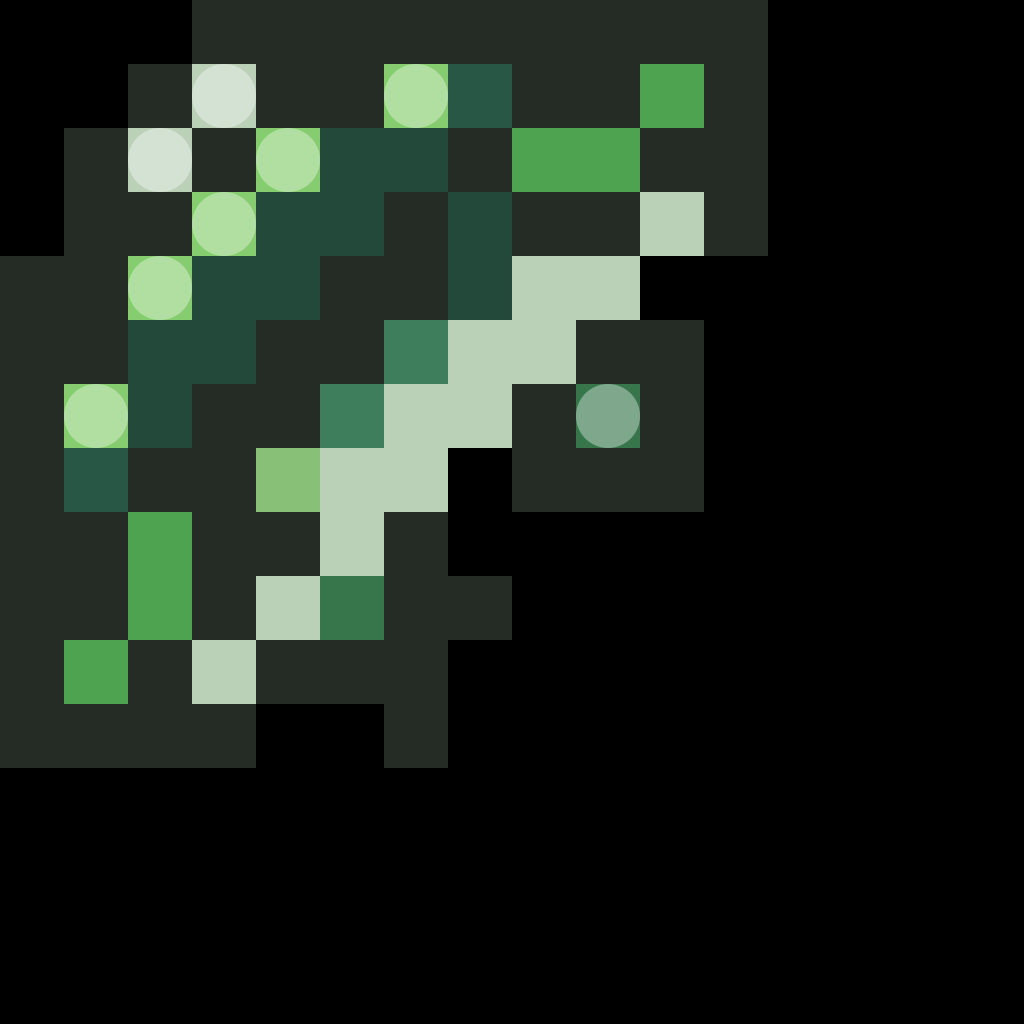

A level layout from a 2D game, rendered from its tile map. Below: a short description, then the map file with tile-grid data replaced by summaries:
An orthogonal 16x16 tile map with 64x64 px tiles, 15 tile layers (Dagger, Sword, Long Sword, _ADDONLongSword, ...), 1 hidden layer not drawn, 2 tilesets.

<map version="1.8" tiledversion="1.8.1" orientation="orthogonal" renderorder="right-down" width="16" height="16" tilewidth="64" tileheight="64" infinite="0" nextlayerid="117" nextobjectid="1">
 <editorsettings>
  <export target="../../../www/data/gameboy/gameboy1.json" format="json" />
 </editorsettings>
 <properties>
  <property name="coverID" type="int" value="2" />
  <property name="iconURL" value="sss" />
  <property name="sectionName" value="Weapons 1" />
 </properties>
 <tileset firstgid="1" source="../tilesets/spadersTileset.tsx" />
 <tileset firstgid="65" source="../tilesets/gb.tsx" />
 <layer id="115" name="Copy of Dagger" width="16" height="16" visible="0">
  <properties>
   <property name="autoPlaceBlockers" type="int" value="0" />
   <property name="i" type="int" value="9" />
   <property name="j" type="int" value="15" />
   <property name="padding-bottom" type="int" value="1" />
   <property name="padding-left" type="int" value="1" />
   <property name="padding-right" type="int" value="1" />
   <property name="padding-top" type="int" value="1" />
   <property name="scale" type="int" value="2" />
   <property name="startI" type="int" value="0" />
   <property name="startJ" type="int" value="0" />
   <property name="tier" type="int" value="0" />
  </properties>
  <data>[256 cells, 37 non-empty, 3 distinct tile ids]</data>
 </layer>
 <layer id="71" name="Dagger" width="16" height="16">
  <properties>
   <property name="autoPlaceBlockers" type="int" value="2" />
   <property name="i" type="int" value="9" />
   <property name="j" type="int" value="10" />
   <property name="padding-bottom" type="int" value="2" />
   <property name="padding-left" type="int" value="0" />
   <property name="padding-right" type="int" value="0" />
   <property name="padding-top" type="int" value="1" />
   <property name="scale" type="int" value="2" />
   <property name="startI" type="int" value="0" />
   <property name="startJ" type="int" value="0" />
   <property name="tier" type="int" value="0" />
  </properties>
  <data>[256 cells, 39 non-empty, 5 distinct tile ids]</data>
 </layer>
 <layer id="72" name="Sword" width="16" height="16">
  <properties>
   <property name="autoPlaceBlockers" type="int" value="2" />
   <property name="i" type="int" value="11" />
   <property name="j" type="int" value="12" />
   <property name="padding-bottom" type="int" value="2" />
   <property name="padding-left" type="int" value="0" />
   <property name="padding-right" type="int" value="0" />
   <property name="padding-top" type="int" value="0" />
   <property name="scale" type="int" value="2" />
   <property name="startI" type="int" value="0" />
   <property name="startJ" type="int" value="0" />
   <property name="tier" type="int" value="0" />
  </properties>
  <data>[256 cells, 51 non-empty, 4 distinct tile ids]</data>
 </layer>
 <layer id="89" name="Long Sword" width="16" height="16">
  <properties>
   <property name="autoPlaceBlockers" type="int" value="2" />
   <property name="i" type="int" value="12" />
   <property name="j" type="int" value="13" />
   <property name="padding-bottom" type="int" value="2" />
   <property name="padding-left" type="int" value="0" />
   <property name="padding-right" type="int" value="0" />
   <property name="padding-top" type="int" value="0" />
   <property name="scale" type="int" value="2" />
   <property name="startI" type="int" value="0" />
   <property name="startJ" type="int" value="0" />
   <property name="tier" type="int" value="0" />
  </properties>
  <data>[256 cells, 62 non-empty, 6 distinct tile ids]</data>
 </layer>
 <layer id="110" name="_ADDONLongSword" width="16" height="16">
  <properties>
   <property name="autoPlaceBlockers" type="int" value="2" />
   <property name="i" type="int" value="11" />
   <property name="j" type="int" value="11" />
   <property name="padding-bottom" type="int" value="2" />
   <property name="padding-left" type="int" value="0" />
   <property name="padding-right" type="int" value="0" />
   <property name="padding-top" type="int" value="0" />
   <property name="scale" type="int" value="2" />
   <property name="startI" type="int" value="0" />
   <property name="startJ" type="int" value="0" />
   <property name="tier" type="int" value="0" />
  </properties>
  <data>[256 cells, 13 non-empty, 1 distinct tile ids]</data>
 </layer>
 <layer id="90" name="Dark Sword" width="16" height="16">
  <properties>
   <property name="autoPlaceBlockers" type="int" value="2" />
   <property name="i" type="int" value="12" />
   <property name="j" type="int" value="13" />
   <property name="padding-bottom" type="int" value="2" />
   <property name="padding-left" type="int" value="0" />
   <property name="padding-right" type="int" value="0" />
   <property name="padding-top" type="int" value="0" />
   <property name="scale" type="int" value="2" />
   <property name="startI" type="int" value="0" />
   <property name="startJ" type="int" value="0" />
   <property name="tier" type="int" value="0" />
  </properties>
  <data>[256 cells, 58 non-empty, 4 distinct tile ids]</data>
 </layer>
 <layer id="93" name="_ADDONDarkSword" width="16" height="16">
  <properties>
   <property name="autoPlaceBlockers" type="int" value="2" />
   <property name="i" type="int" value="11" />
   <property name="j" type="int" value="11" />
   <property name="padding-bottom" type="int" value="2" />
   <property name="padding-left" type="int" value="0" />
   <property name="padding-right" type="int" value="0" />
   <property name="padding-top" type="int" value="0" />
   <property name="scale" type="int" value="2" />
   <property name="startI" type="int" value="0" />
   <property name="startJ" type="int" value="0" />
   <property name="tier" type="int" value="0" />
  </properties>
  <data>[256 cells, 5 non-empty, 1 distinct tile ids]</data>
 </layer>
 <layer id="96" name="Holy Sword" width="16" height="16">
  <properties>
   <property name="autoPlaceBlockers" type="int" value="2" />
   <property name="i" type="int" value="11" />
   <property name="j" type="int" value="12" />
   <property name="padding-bottom" type="int" value="2" />
   <property name="padding-left" type="int" value="0" />
   <property name="padding-right" type="int" value="0" />
   <property name="padding-top" type="int" value="0" />
   <property name="scale" type="int" value="2" />
   <property name="startI" type="int" value="0" />
   <property name="startJ" type="int" value="0" />
   <property name="tier" type="int" value="0" />
  </properties>
  <data>[256 cells, 49 non-empty, 3 distinct tile ids]</data>
 </layer>
 <layer id="109" name="_ADDONHolySword" width="16" height="16">
  <properties>
   <property name="autoPlaceBlockers" type="int" value="2" />
   <property name="i" type="int" value="11" />
   <property name="j" type="int" value="11" />
   <property name="padding-bottom" type="int" value="2" />
   <property name="padding-left" type="int" value="0" />
   <property name="padding-right" type="int" value="0" />
   <property name="padding-top" type="int" value="0" />
   <property name="scale" type="int" value="2" />
   <property name="startI" type="int" value="0" />
   <property name="startJ" type="int" value="0" />
   <property name="tier" type="int" value="0" />
  </properties>
  <data>[256 cells, 6 non-empty, 1 distinct tile ids]</data>
 </layer>
 <layer id="73" name="Axe" width="16" height="16">
  <properties>
   <property name="autoPlaceBlockers" type="int" value="2" />
   <property name="i" type="int" value="9" />
   <property name="j" type="int" value="11" />
   <property name="padding-bottom" type="int" value="2" />
   <property name="padding-left" type="int" value="0" />
   <property name="padding-right" type="int" value="0" />
   <property name="padding-top" type="int" value="0" />
   <property name="startI" type="int" value="0" />
   <property name="startJ" type="int" value="0" />
   <property name="tier" type="int" value="0" />
  </properties>
  <data>[256 cells, 40 non-empty, 6 distinct tile ids]</data>
 </layer>
 <layer id="95" name="Large Axe" width="16" height="16">
  <properties>
   <property name="autoPlaceBlockers" type="int" value="2" />
   <property name="i" type="int" value="11" />
   <property name="j" type="int" value="13" />
   <property name="padding-bottom" type="int" value="2" />
   <property name="padding-left" type="int" value="0" />
   <property name="padding-right" type="int" value="0" />
   <property name="padding-top" type="int" value="0" />
   <property name="scale" type="int" value="2" />
   <property name="startI" type="int" value="0" />
   <property name="startJ" type="int" value="0" />
   <property name="tier" type="int" value="0" />
  </properties>
  <data>[256 cells, 73 non-empty, 7 distinct tile ids]</data>
 </layer>
 <layer id="108" name="_ADDONLargeAxe" width="16" height="16">
  <properties>
   <property name="autoPlaceBlockers" type="int" value="2" />
   <property name="i" type="int" value="11" />
   <property name="j" type="int" value="11" />
   <property name="padding-bottom" type="int" value="2" />
   <property name="padding-left" type="int" value="0" />
   <property name="padding-right" type="int" value="0" />
   <property name="padding-top" type="int" value="0" />
   <property name="scale" type="int" value="2" />
   <property name="startI" type="int" value="0" />
   <property name="startJ" type="int" value="0" />
   <property name="tier" type="int" value="0" />
  </properties>
  <data>[256 cells, 7 non-empty, 1 distinct tile ids]</data>
 </layer>
 <layer id="76" name="Short Bow" width="16" height="16">
  <properties>
   <property name="autoPlaceBlockers" type="int" value="2" />
   <property name="i" type="int" value="11" />
   <property name="j" type="int" value="11" />
   <property name="padding-bottom" type="int" value="2" />
   <property name="padding-left" type="int" value="0" />
   <property name="padding-right" type="int" value="0" />
   <property name="padding-top" type="int" value="0" />
   <property name="scale" type="int" value="2" />
   <property name="startI" type="int" value="0" />
   <property name="startJ" type="int" value="0" />
   <property name="tier" type="int" value="0" />
  </properties>
  <data>[256 cells, 44 non-empty, 4 distinct tile ids]</data>
 </layer>
 <layer id="77" name="Long Bow" width="16" height="16">
  <properties>
   <property name="autoPlaceBlockers" type="int" value="2" />
   <property name="i" type="int" value="12" />
   <property name="j" type="int" value="13" />
   <property name="padding-bottom" type="int" value="2" />
   <property name="padding-left" type="int" value="0" />
   <property name="padding-right" type="int" value="0" />
   <property name="padding-top" type="int" value="0" />
   <property name="scale" type="int" value="2" />
   <property name="startI" type="int" value="0" />
   <property name="startJ" type="int" value="0" />
   <property name="tier" type="int" value="0" />
  </properties>
  <data>[256 cells, 60 non-empty, 6 distinct tile ids]</data>
 </layer>
 <layer id="91" name="Elven Bow" width="16" height="16">
  <properties>
   <property name="autoPlaceBlockers" type="int" value="2" />
   <property name="i" type="int" value="12" />
   <property name="j" type="int" value="13" />
   <property name="padding-bottom" type="int" value="2" />
   <property name="padding-left" type="int" value="0" />
   <property name="padding-right" type="int" value="0" />
   <property name="padding-top" type="int" value="0" />
   <property name="scale" type="int" value="2" />
   <property name="startI" type="int" value="0" />
   <property name="startJ" type="int" value="0" />
   <property name="tier" type="int" value="0" />
  </properties>
  <data>[256 cells, 62 non-empty, 6 distinct tile ids]</data>
 </layer>
 <layer id="92" name="_ADDONElvenBlow" width="16" height="16">
  <properties>
   <property name="autoPlaceBlockers" type="int" value="2" />
   <property name="i" type="int" value="11" />
   <property name="j" type="int" value="11" />
   <property name="padding-bottom" type="int" value="2" />
   <property name="padding-left" type="int" value="0" />
   <property name="padding-right" type="int" value="0" />
   <property name="padding-top" type="int" value="0" />
   <property name="scale" type="int" value="2" />
   <property name="startI" type="int" value="0" />
   <property name="startJ" type="int" value="0" />
   <property name="tier" type="int" value="0" />
  </properties>
  <data>[256 cells, 5 non-empty, 1 distinct tile ids]</data>
 </layer>
</map>
